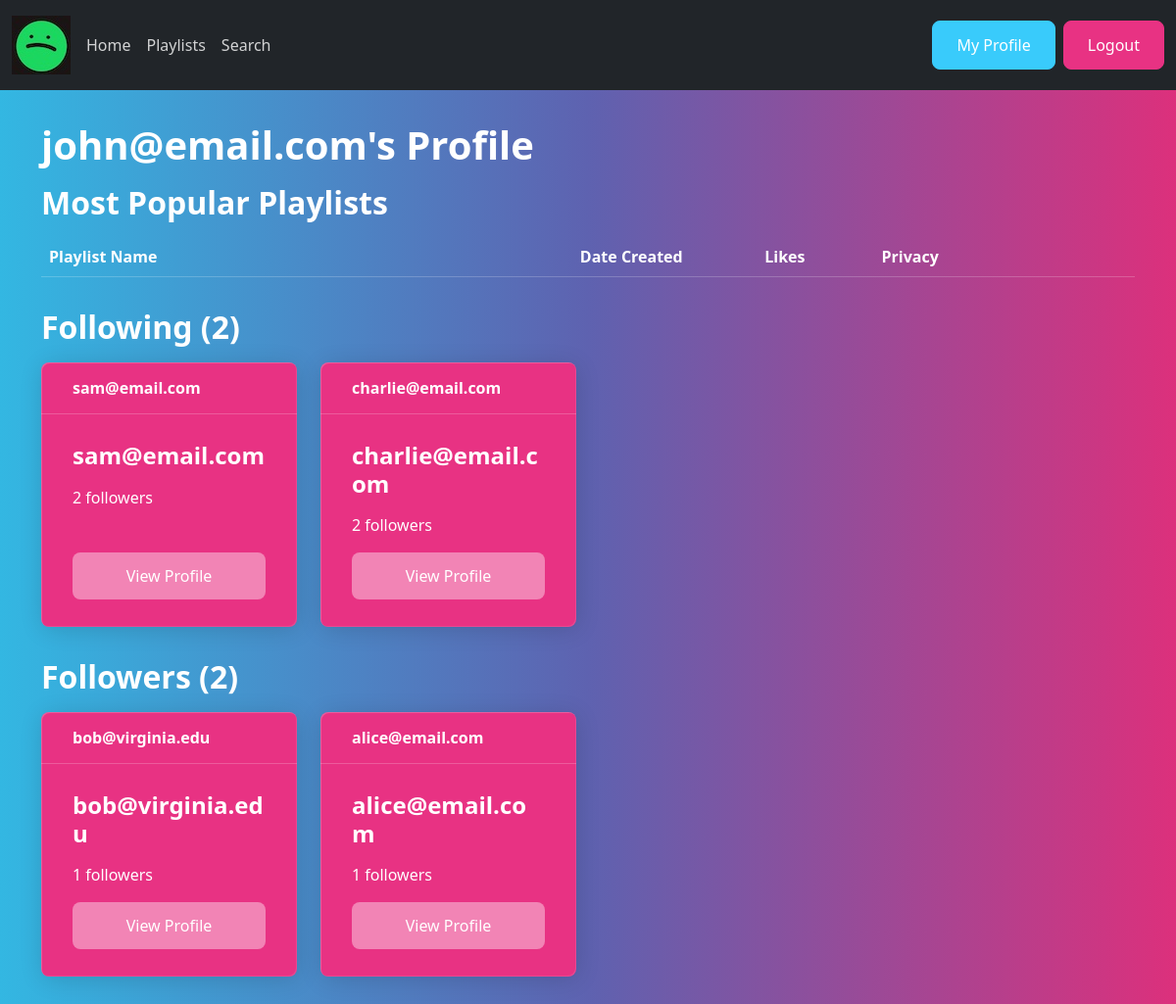
/php_playlists/profile.php?user=5 (signed in), run on the app's committed database.
### tables this page shows
CREATE TABLE user (
    user_id INT NOT NULL AUTO_INCREMENT PRIMARY KEY,
    email VARCHAR(100) NOT NULL,
    num_followers INT NOT NULL,
    password VARCHAR(100) NOT NULL
);

CREATE TABLE follows (
    follower INT NOT NULL,
    followed INT NOT NULL,
    PRIMARY KEY (follower, followed),
    FOREIGN KEY (follower) REFERENCES user(user_id),
    FOREIGN KEY (followed) REFERENCES user(user_id)
);

### php_playlists/userlibs/user_fxs.php (called while the page is built, shortened)
<?php
function getUser($userId) {
    global $db;
    $query = "SELECT * FROM user
        WHERE user_id=:id";
    $statement = $db->prepare($query);
    $statement->bindValue(':id', $userId);
    $statement->execute();
    $results = $statement->fetch();
    return $results;
}

### php_playlists/userlibs/follower_fxs.php (called while the page is built, shortened)
<?php
function getFollowers($userId) {
    global $db;
    $query = "SELECT * FROM user
        INNER JOIN follows ON user.user_id = follows.follower
        WHERE followed=:id";
    $statement = $db->prepare($query);
    $statement->bindValue(':id', $userId);
    $statement->execute();
    $results = $statement->fetchAll();
    return $results;
}
function getFollowing($userId) {
    global $db;
    $query = "SELECT * FROM user
        INNER JOIN follows ON user.user_id = follows.followed
        WHERE follower=:id";
    $statement = $db->prepare($query);
    $statement->bindValue(':id', $userId);
    $statement->execute();
    $results = $statement->fetchAll();
    return $results;
}

### php_playlists/profile.php (the view, shortened to what this page needs)
<?php
require('connect-db.php');
require('userlibs/user_fxs.php');
require('userlibs/follower_fxs.php');
$displayName = '';
$followers = [];
$following = [];
if (isset($_GET['user']) and ($_GET['user'] != $_SESSION['id'])) {
    $uName = getUser($_GET['user'])['email'];
    $displayName = "{$uName}'s";
    $followers = getFollowers($_GET['user']);
    $following = getFollowing($_GET['user']);
}
else {
    $displayName = 'My';
    $list_of_playlists = getPopular($_SESSION['id']);
    $followers = getFollowers($_SESSION['id']);
    $following = getFollowing($_SESSION['id']);
}
$numFollowers = sizeof($followers);
$numFollowing = sizeof($following);
?>
<!DOCTYPE html>
<html>
<head>
    <link rel="stylesheet" type="text/css" href="style/bootstrap.min.css">
</head>
<body>
<nav class="navbar navbar-expand-lg navbar-dark bg-dark">
    <div class="container-fluid">
        <a href="#" class="img-fluid" style="margin-right: 8px"><img src="style/spot.jpg"></a>
        <div class="collapse navbar-collapse" id="navbarColor01">
            <ul class="navbar-nav me-auto">
                <li class="nav-item">
                    <a class="nav-link" href="homepage.php">Home</a>
                </li>
                <li class="nav-item">
                    <a class="nav-link" href="user-library.php">Playlists</a>
                </li>
                <li class="nav-item">
                    <a class="nav-link" href="search.php">Search</a>
                </li>
            </ul>
            <a class="btn btn-info mx-1" href="profile.php">My Profile</a>
            <a class="btn btn-primary" href="signout.php">Logout</a>
        </div>
    </div>
</nav>
<div class="container mt-3">
    <h1><?php echo $displayName; ?> Profile</h1>
    <h2>Most Popular Playlists</h2>
    <table class="table table-hover">
        <thead>
        <tr>
            <th width="18%">Playlist Name</th>
            <th width="5%"></th>
            <th width="8%">Date Created</th>
            <th width="5%">Likes</th>
            <th width="6%">Privacy</th>
            <th width="5%"></th>
        </tr>
        </thead>
    </table>
    <h2>Following (<?php echo $numFollowing?>)</h2>
    <div class="row">
        <?php foreach ($following as $followed): ?>
            <div class="col-lg-3 d-flex align-items-stretch">
                <div class="card text-white bg-primary mb-3 w-100" style="max-width: 20rem;">
                    <div class="card-header"><?php echo $followed['email'] ?></div>
                    <div class="card-body d-flex flex-column">
                        <h4 class="card-title"><?php echo $followed['email'] ?></h4>
                        <p class="card-text"><?php echo sizeof(getFollowers($followed['user_id'])) ?> followers</p>
                        <a href="<?php echo "profile.php?user={$followed['user_id']}" ?>" class="btn mt-auto btn-secondary stretched-link">View Profile</a>
                    </div>
                </div>
            </div>
        <?php endforeach; ?>
    </div>
    <h2>Followers (<?php echo $numFollowers?>)</h2>
    <div class="row">
        <?php foreach ($followers as $follower): ?>
        <div class="col-lg-3 d-flex align-items-stretch">
            <div class="card text-white bg-primary mb-3 w-100" style="max-width: 20rem;">
                <div class="card-header"><?php echo $follower['email'] ?></div>
                <div class="card-body d-flex flex-column">
                    <h4 class="card-title"><?php echo $follower['email'] ?></h4>
                    <p class="card-text"><?php echo sizeof(getFollowers($follower['user_id'])) ?> followers</p>
                    <a href="<?php echo "profile.php?user={$follower['user_id']}" ?>" class="btn mt-auto btn-secondary stretched-link">View Profile</a>
                </div>
            </div>
        </div>
        <?php endforeach; ?>
    </div>
</div>
</body>
</html>

### data on the page
user: email "john@email.com's"
follows: followed.email "sam@email.com", sizeof(getFollowers($followed['user_id'])) "2"
follows: followed.email "charlie@email.com", sizeof(getFollowers($followed['user_id'])) "2"
follows: follower.email "bob@virginia.edu", sizeof(getFollowers($follower['user_id'])) "1"
follows: follower.email "alice@email.com", sizeof(getFollowers($follower['user_id'])) "1"

### other printed values
$numFollowing "2"
$numFollowers "2"
